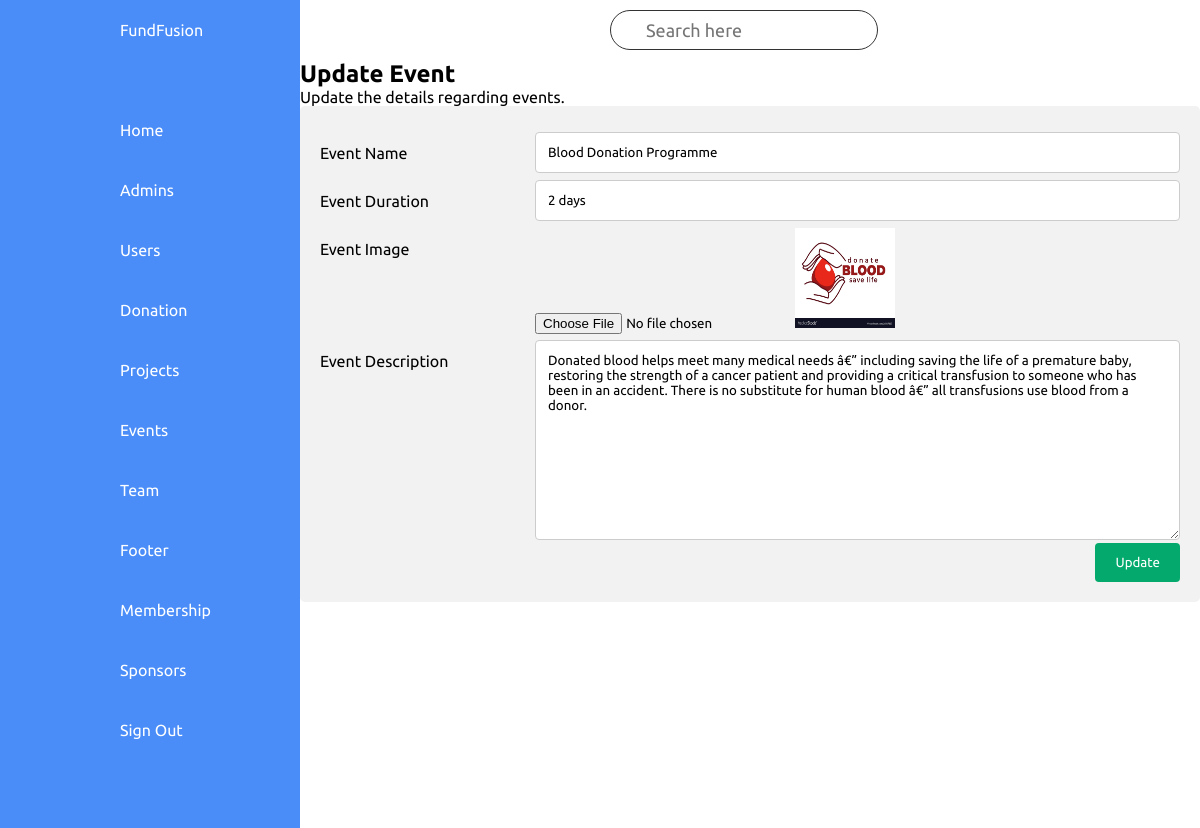
The app's page /admin/events/edit-events.php?id=19 (signed in) with its own data.
### tables this page shows
CREATE TABLE IF NOT EXISTS `events` (
  `id` int(11) NOT NULL AUTO_INCREMENT,
  `event_name` varchar(255) NOT NULL,
  `event_image_url` mediumtext NOT NULL,
  `event_description` longtext NOT NULL,
  `event_duration` varchar(255) NOT NULL,
  PRIMARY KEY (`id`)
);

### admin/routeconfig.php (called while the page is built)
<?php
    $site_url = "http://localhost/FundFusion/"
?>

### admin/events/edit-events.php (the view, shortened to what this page needs)
<?php
include "../../database/Db_Connection.php";
include "../routeconfig.php";
?>
<!DOCTYPE html>
<html lang="en">
  <head>
    <link rel="stylesheet" href="https://cdnjs.cloudflare.com/ajax/libs/font-awesome/5.15.3/css/all.min.css" />
    <link rel="stylesheet" href="<?php echo $site_url ?>css/Dashboard.css" />
    <link rel="stylesheet" href="<?php echo $site_url ?>css/createevent.css" />
  </head>
  <body>
    <div class="container">
      <?php
      @include('../partials/navigation.php')
      ?>
        <div class="main">
            <div class="topbar">
            <div class="search">
                <label>
                <input type="text" placeholder="Search here" />
                </label>
            </div>
        </div>
        <?php
            $id = $_GET['id'];
            $result = mysqli_query($conn, "SELECT * FROM events WHERE id=$id");
            while($res = mysqli_fetch_array($result))
            {
                $name = $res['event_name'];
                $duration = $res['event_duration'];
                $imageURL = $res['event_image_url'];
                $description = $res['event_description'];
            }
        ?>
            <h2>Update Event</h2>
        <p>Update the details regarding events.</p>
        <div class="containerbox">
        <form action="updateevent.php" method="POST" enctype="multipart/form-data">
            <div class="row">
            <div class="col-25">
                <label for="ename">Event Name</label>
            </div>
            <div class="col-75">
                <input type="text" id="ename" name="event_name" value="<?php echo $name;?>">
            </div>
            </div>
            <div class="row">
            <div class="col-25">
                <label for="eduration">Event Duration</label>
            </div>
            <div class="col-75">
                <input type="text" id="eduration" name="event_duration" value="<?php echo $duration;?>">
            </div>
            </div>
            <div class="row">
            <div class="col-25">
                <label for="eimage">Event Image</label>
            </div>
            <div class="col-75">
                <input type="file" id="eimage" name="event_image_url">
                <img src="../../img/events/<?php echo $imageURL;?>" style="height:100px;width:100px">
            </div>
            </div>
            <div class="row">
            <div class="col-25">
                <label for="eduration">Event Description</label>
            </div>
            <div class="col-75">
                <textarea id="eduration" name="event_description" style="height:200px"><?php echo $description;?></textarea>
            </div>
            </div>
            <div class="row">
            <input type="submit" name="update" value="Update">
            </div>
        </form>
    </div>
  </body>
  </html>

### css/Dashboard.css (style rules this page uses)
* { margin: 0; box-sizing: border-box; font-family: "Ubuntu", sans-serif; }
:root { --blue: #4a8df8; --white: #fff; --grey: #f5f5f5; --black1: #222; --black2: #333; }
body { min-height: 120vh; overflow-x: hidden; }
.container { position: absolute; width: 100%; padding-bottom: 20px; }
.main { position: absolute; width: calc(100% - 300px); left: 300px; min-height: 100vh; background: var(--white); transition: 0.5s; }
.topbar { width: 100%; height: 60px; display: flex; justify-content: space-between; align-items: center; padding: 0 10px; }
.search { position: relative; width: 400px; margin: 0 300px; }
.search label { position: relative; width: 100%; }
.search label input { width: 100%; height: 40px; border-radius: 40px; padding: 5px 20px; padding-left: 35px; font-size: 18px; outline: none; border: 1px solid var(--black2); }

### css/createevent.css (style rules this page uses)
* { box-sizing: border-box; }
input[type=text], select, textarea { width: 100%; padding: 12px; border: 1px solid #ccc; border-radius: 4px; resize: vertical; }
label { padding: 12px 12px 12px 0; display: inline-block; }
input[type=submit] { background-color: #04AA6D; color: white; padding: 12px 20px; border: none; border-radius: 4px; cursor: pointer; float: right; }
.containerbox { border-radius: 5px; background-color: #f2f2f2; padding: 20px; }
.col-25 { float: left; width: 25%; margin-top: 6px; }
.col-75 { float: left; width: 75%; margin-top: 6px; }
.row:after { content: ""; display: table; clear: both; }

### records on screen
events: event_name "Blood Donation Programme", event_duration "2 days", event_image_url (picture), event_description "Donated blood helps meet many medical needs â€” including saving the life of a premature baby, restoring the strength of a cancer patient and providing a critical transfusion to someone who has been in an accident. There is no substitute for human blood â€” all transfusions use blood from a donor."
